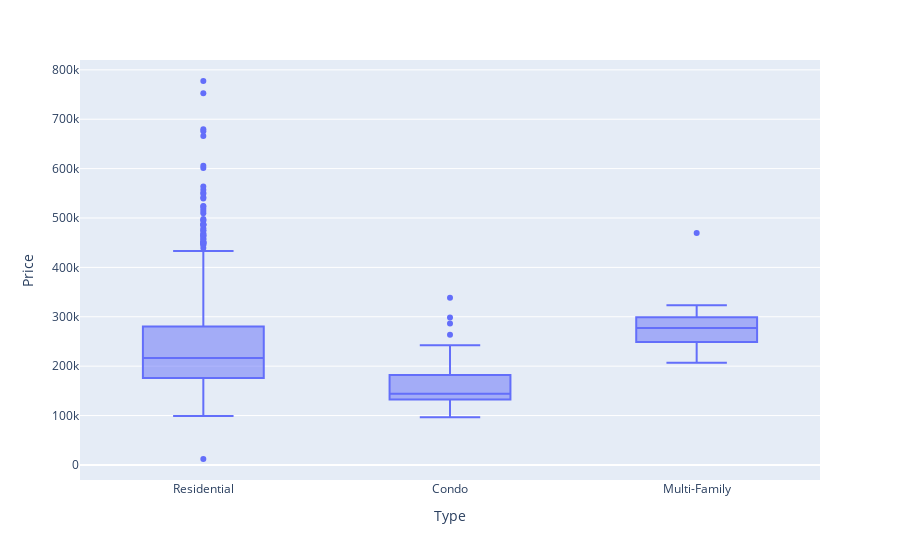

Notebook source saved alongside this figure:
### Code cell
px.box(df,x='Type',y='Price')

### Figure 1 — Plotly figure (JSON) as saved in the notebook; plotly's stock layout.template omitted (floating-point values rounded to 4 significant figures; data arrays with more than 128 entries replaced by an {"elided": "..."} marker saying what was removed)
{"data": [{"alignmentgroup": "True", "hovertemplate": "Type=%{x}<br>Price=%{y}<extra></extra>", "legendgroup": "", "marker": {"color": "#636efa"}, "name": "", "notched": false, "offsetgroup": "", "orientation": "v", "showlegend": false, "type": "box", "x": {"elided": "814 str values"}, "x0": " ", "xaxis": "x", "y": {"elided": "814 float values"}, "y0": " ", "yaxis": "y"}], "layout": {"boxmode": "group", "legend": {"tracegroupgap": 0}, "margin": {"t": 60}, "xaxis": {"anchor": "y", "domain": [0, 1], "title": {"text": "Type"}}, "yaxis": {"anchor": "x", "domain": [0, 1], "title": {"text": "Price"}}}}
